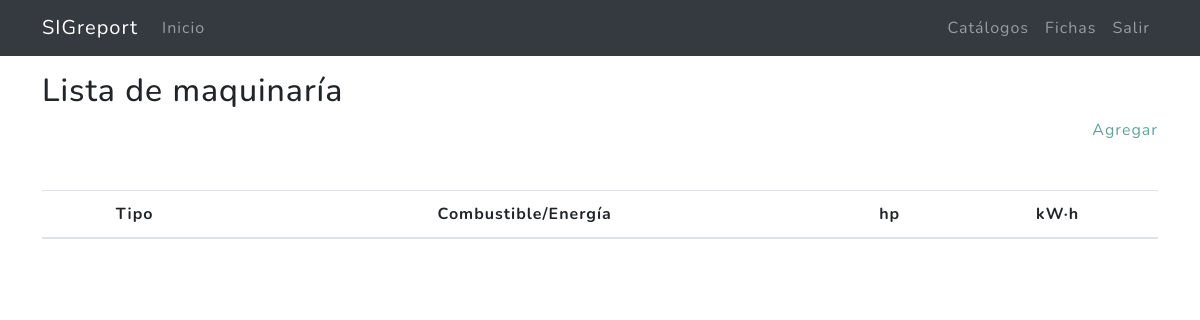
Page /catalogos/maquinas/ (signed in) on the earlier database version.
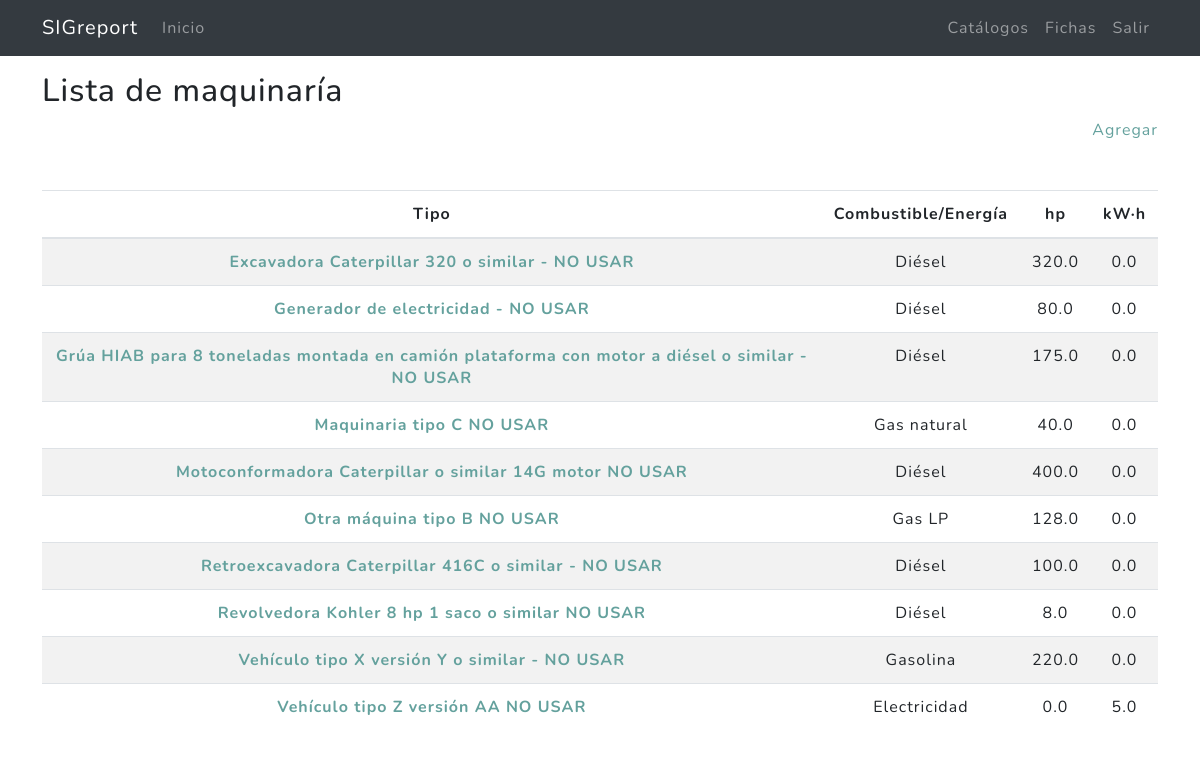
Same page on the later database version.
### miscelanea/models.py (models this page shows, shortened)
class Maquina(models.Model):
    OPT_COMBUSTIBLES = (
        ('Gasolina', 'Gasolina'),
        ('Diésel', 'Diésel'),
        ('Gas LP', 'Gas LP'),
        ('Gas natural', 'Gas natural'),
        ('Electricidad', 'Electricidad'),
        ('Solar', 'Solar'),
        ('Eólica', 'Eólica'),
    )
    opt_comb_order = sorted(OPT_COMBUSTIBLES)
    tipo =  models.CharField(max_length=1500,verbose_name = "Tipo",default='')
    combustible = models.CharField(max_length=200, choices=opt_comb_order,verbose_name='Combustible/energía',default='Gasolina')
    hp = models.FloatField(verbose_name="hp",default=0.0)
    kwh = models.FloatField(verbose_name="KW-h",default=0.0)
    created = models.DateTimeField(auto_now_add = True,verbose_name = "Fecha de creación")
    updated = models.DateTimeField(auto_now = True,verbose_name = "Fecha de edición")
    class Meta:
        verbose_name = "Lista de maquinaría"
        verbose_name_plural = "Lista de maquinaría"
        ordering = ["tipo"]

### miscelanea/views.py (the view)
# urls.py: path('maquinas/', MaquinaListView.as_view(), name='maquinas'),
@method_decorator(login_required,name='dispatch')
class MaquinaListView(ListView):
    model = Maquina
    template_name = "miscelanea/maquina_list.html"
    paginate_by = 20

### miscelanea/templates/miscelanea/maquina_list.html (shortened to what this page needs)
{% extends 'cap2/base_mx.html' %}
{% load static %}
{% block content %}
<main role="main">
  <div class="container mb-4">
    <h2 class="mt-3">Lista de maquinaría</h2>
    <div class="agregar mb-4 text-right"><a href="{% url 'catalogos:maquina-create' %}">Agregar</a></div>
    <table class="table  table-striped mt-5">
      <thead>
        <tr>
          <th scope="col" class = "text-center">Tipo</th>
          <th scope="col" class = "text-center">Combustible/Energía</th>
          <th scope="col" class = "text-center">hp</th>
          <th scope="col" class = "text-center">kW·h</th>
        </tr>
      </thead>
      <tbody>
      {% for maquina in maquina_list %}
          <tr>
            <th scope="row" class = "text-center"><a href="{% url 'catalogos:maquina-update' maquina.id %}">{{maquina.tipo}} </a></th>
            <td class = "text-center">{{maquina.combustible}}</td>
            <td class = "text-center">{{maquina.hp}}</td>
            <td class = "text-center">{{maquina.kwh}}</td>
          </tr>
      {% endfor %}
      </tbody>
    </table>
  </div>
</main>
{% endblock %}

### cap2/templates/cap2/base_mx.html (shortened to what this page needs)
{% load static %}
<link href="{% static 'cap2/css/custom_ckeditor.css' %}" rel="stylesheet">
<!DOCTYPE html>
<html lang="es">
  <head>
    {% load static %}
    <link href="{% static 'css/styles.css' %}" rel="stylesheet" />
  </head>
  <body>
    <body>
      <nav class="navbar navbar-expand-lg navbar-dark bg-dark">
        <div class="container">
          <a class="navbar-brand" href="#">SIGreport</a>
          <div class="collapse navbar-collapse" id="ned">
            <ul class="navbar-nav mr-auto">
              <li class="nav-item">
                <a class="nav-link" href="{% url 'home' %}">Inicio</a>
              </li>
            </ul>
            <ul class="navbar-nav">
              {% if not request.user.is_authenticated %}
                <li class="nav-item">
                  <a class="nav-link" href="#">Acceder</a>
                </li>
                <li class="nav-item">
                  <a class="nav-link" href="#">Registro</a>
                </li>
              {% else %}
                <li class="nav-item">
                  <a class="nav-link" href="{% url 'catalogos:catalogos' %}">Catálogos</a>
                </li>
                <li class="nav-item">
                  <a class="nav-link" href="{% url 'forms:fichas' %}">Fichas</a>
                </li>
                <li class="nav-item">
                  <a class="nav-link" href="{% url 'logout' %}">Salir</a>
                </li>
              {% endif %}
            </ul>
          </div>
        </div>
      </nav>
      {% block content %}{% endblock %}
  </body>
</html>

Differences in the rows shown:
added Maquina: tipo "Excavadora Caterpillar 320 o similar - NO USAR", combustible "Diésel", hp "320.0", kwh "0.0"
added Maquina: tipo "Generador de electricidad - NO USAR", combustible "Diésel", hp "80.0", kwh "0.0"
added Maquina: tipo "Grúa HIAB para 8 toneladas montada en camión plataforma con motor a diésel o similar - NO USAR", combustible "Diésel", hp "175.0", kwh "0.0"
added Maquina: tipo "Maquinaria tipo C NO USAR", combustible "Gas natural", hp "40.0", kwh "0.0"
added Maquina: tipo "Motoconformadora Caterpillar o similar 14G motor NO USAR", combustible "Diésel", hp "400.0", kwh "0.0"
added Maquina: tipo "Otra máquina tipo B NO USAR", combustible "Gas LP", hp "128.0", kwh "0.0"
added Maquina: tipo "Retroexcavadora Caterpillar 416C o similar - NO USAR", combustible "Diésel", hp "100.0", kwh "0.0"
added Maquina: tipo "Revolvedora Kohler 8 hp 1 saco o similar NO USAR", combustible "Diésel", hp "8.0", kwh "0.0"
added Maquina: tipo "Vehículo tipo X versión Y o similar - NO USAR", combustible "Gasolina", hp "220.0", kwh "0.0"
added Maquina: tipo "Vehículo tipo Z versión AA NO USAR", combustible "Electricidad", hp "0.0", kwh "5.0"
